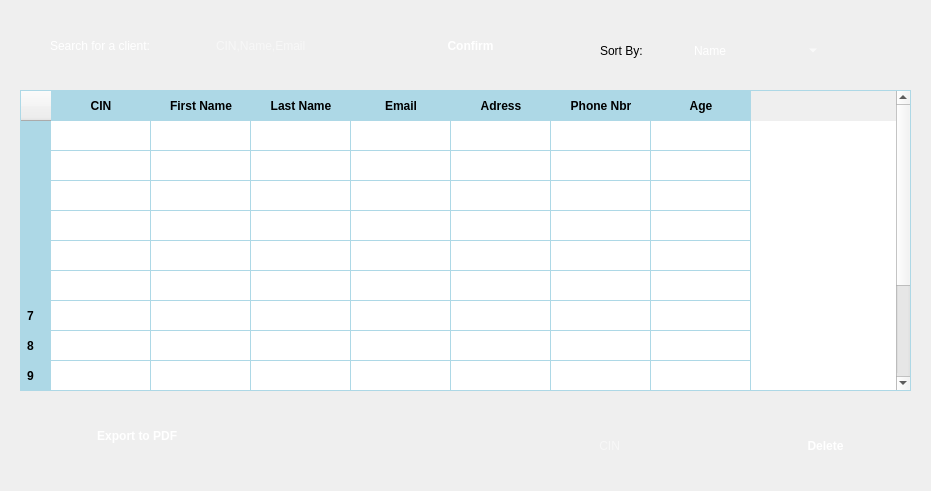
       <widget class="QWidget" name="widget_7" native="true">
        <property name="geometry">
         <rect>
          <x>390</x>
          <y>60</y>
          <width>931</width>
          <height>491</height>
         </rect>
        </property>
        <property name="styleSheet">
         <string notr="true">#widget_7 {
    background: qlineargradient(
        x1:0, y1:0, x2:1, y2:0,

        /* Bleu très clair en entrée */
        stop:0 rgba(90, 150, 255, 70),

        /* Bleu encore plus clair au centre */
        stop:0.5 rgba(140, 190, 255, 60),

        /* Bleu léger et doux en sortie */
        stop:1 rgba(100, 160, 255, 70)
    );

    border-radius: 26px;

    /* contour très discret */
    border: 1px solid rgba(255, 255, 255, 50);

    /* Reflet intérieur très soft (effet verre) */
    box-shadow:
        inset 0 0 35px rgba(255, 255, 255, 30),
        0 0 20px rgba(100, 160, 255, 25);
}
</string>
        </property>
        <widget class="QPushButton" name="pushButton_8">
         <property name="geometry">
          <rect>
           <x>40</x>
           <y>410</y>
           <width>191</width>
           <height>51</height>
          </rect>
         </property>
         <property name="styleSheet">
          <string notr="true">QPushButton {
    color: white;
    font-weight: bold;

    /* forme capsule parfaite */
    padding: 10px 28px;
    border-radius: 22px;

    /* dégradé violet → bleu (identique à la maquette) */
    background: qlineargradient(
        x1:0, y1:0, x2:1, y2:1,
        stop:0 #d147ff,     /* violet clair */
        stop:1 #4a7dff      /* bleu clair */
    );

    border: none;

    /* Glow léger autour du bouton (comme la maquette) */
    box-shadow: 0px 0px 12px rgba(120, 140, 255, 0.45);
}

/* Effet hover : un peu plus lumineux */
QPushButton:hover {
    background: qlineargradient(
        x1:0, y1:0, x2:1, y2:1,
        stop:0 #e66bff,
        stop:1 #6a92ff
    );
}

/* Effet clic : bouton écrasé légèrement */
QPushButton:pressed {
    transform: scale(0.96);
    box-shadow: 0px 0px 6px rgba(120, 140, 255, 0.3);
}
</string>
         </property>
         <property name="text">
          <string> Export to PDF</string>
         </property>
         <property name="icon">
          <iconset>
           <normaloff>ressource/19.png</normaloff>ressource/19.png</iconset>
         </property>
         <property name="iconSize">
          <size>
           <width>37</width>
           <height>37</height>
          </size>
         </property>
        </widget>
        <widget class="QLineEdit" name="c_Line_rech">
         <property name="geometry">
          <rect>
           <x>550</x>
           <y>420</y>
           <width>171</width>
           <height>51</height>
          </rect>
         </property>
         <property name="sizePolicy">
          <sizepolicy hsizetype="Expanding" vsizetype="Expanding">
           <horstretch>0</horstretch>
           <verstretch>0</verstretch>
          </sizepolicy>
         </property>
         <property name="minimumSize">
          <size>
           <width>30</width>
           <height>0</height>
          </size>
         </property>
         <property name="styleSheet">
          <string notr="true">QLineEdit {
    color: white;
    background: transparent;
    padding: 6px 14px;
    border-radius: 18px;

    /* Bordure lumineuse bleu/cyan comme la photo */
    border: 2px solid qlineargradient(
        x1:0, y1:0, x2:1, y2:0,
        stop:0 #00eaff,
        stop:1 #6a7cff
    );
}

/* Effet glow au focus */
QLineEdit:focus {
    border: 2px solid #00eaff;
    box-shadow: 0 0 12px #00eaff;
}
</string>
         </property>
         <property name="placeholderText">
          <string>          CIN</string>
         </property>
        </widget>
        <widget class="QComboBox" name="sort">
         <property name="geometry">
          <rect>
           <x>680</x>
           <y>30</y>
           <width>141</width>
           <height>41</height>
          </rect>
         </property>
         <property name="styleSheet">
          <string notr="true">QComboBox {
    color: white;
    background: transparent;
    padding: 6px 14px;
    border-radius: 18px;

    /* Bordure lumineuse bleu/cyan comme la photo */
    border: 2px solid qlineargradient(
        x1:0, y1:0, x2:1, y2:0,
        stop:0 #00eaff,
        stop:1 #6a7cff
    );
}

/* Effet glow au focus */
QComboBox:focus {
    border: 2px solid #00eaff;
    box-shadow: 0 0 12px #00eaff;
}
</string>
         </property>
         <item>
          <property name="text">
           <string>Name</string>
          </property>
         </item>
         <item>
          <property name="text">
           <string>Adress</string>
          </property>
         </item>
         <item>
          <property name="text">
           <string/>
          </property>
         </item>
        </widget>
        <widget class="QLabel" name="label_8">
         <property name="geometry">
          <rect>
           <x>50</x>
           <y>20</y>
           <width>191</width>
           <height>51</height>
          </rect>
         </property>
         <property name="styleSheet">
          <string notr="true">font: 900 9pt &quot;Swis721 Blk BT&quot;;
color: rgb(255, 255, 255);</string>
         </property>
         <property name="text">
          <string>Search for a client:</string>
         </property>
        </widget>
        <widget class="QPushButton" name="pushButton_4">
         <property name="geometry">
          <rect>
           <x>390</x>
           <y>20</y>
           <width>161</width>
           <height>51</height>
          </rect>
         </property>
         <property name="styleSheet">
          <string notr="true">QPushButton {
    color: white;
    font-weight: bold;

    /* forme capsule parfaite */
    padding: 10px 28px;
    border-radius: 22px;

    /* dégradé violet → bleu (identique à la maquette) */
    background: qlineargradient(
        x1:0, y1:0, x2:1, y2:1,
        stop:0 #d147ff,     /* violet clair */
        stop:1 #4a7dff      /* bleu clair */
    );

    border: none;

    /* Glow léger autour du bouton (comme la maquette) */
    box-shadow: 0px 0px 12px rgba(120, 140, 255, 0.45);
}

/* Effet hover : un peu plus lumineux */
QPushButton:hover {
    background: qlineargradient(
        x1:0, y1:0, x2:1, y2:1,
        stop:0 #e66bff,
        stop:1 #6a92ff
    );
}

/* Effet clic : bouton écrasé légèrement */
QPushButton:pressed {
    transform: scale(0.96);
    box-shadow: 0px 0px 6px rgba(120, 140, 255, 0.3);
}
</string>
         </property>
         <property name="text">
          <string>Confirm</string>
         </property>
         <property name="icon">
          <iconset>
           <normaloff>ressource/12.png</normaloff>ressource/12.png</iconset>
         </property>
         <property name="iconSize">
          <size>
           <width>30</width>
           <height>30</height>
          </size>
         </property>
        </widget>
        <widget class="QLabel" name="label_7">
         <property name="geometry">
          <rect>
           <x>600</x>
           <y>20</y>
           <width>111</width>
           <height>61</height>
          </rect>
         </property>
         <property name="styleSheet">
          <string notr="true">font: 900 9pt &quot;Swis721 Blk BT&quot;;</string>
         </property>
         <property name="text">
          <string>Sort By:</string>
         </property>
        </widget>
        <widget class="QLineEdit" name="rech">
         <property name="geometry">
          <rect>
           <x>200</x>
           <y>20</y>
           <width>171</width>
           <height>51</height>
          </rect>
         </property>
         <property name="styleSheet">
          <string notr="true">QLineEdit {
    color: white;
    background: transparent;
    padding: 6px 14px;
    border-radius: 18px;

    /* Bordure lumineuse bleu/cyan comme la photo */
    border: 2px solid qlineargradient(
        x1:0, y1:0, x2:1, y2:0,
        stop:0 #00eaff,
        stop:1 #6a7cff
    );
}

/* Effet glow au focus */
QLineEdit:focus {
    border: 2px solid #00eaff;
    box-shadow: 0 0 12px #00eaff;
}
</string>
         </property>
         <property name="placeholderText">
          <string>CIN,Name,Email</string>
         </property>
        </widget>
        <widget class="QPushButton" name="c_DEL">
         <property name="geometry">
          <rect>
           <x>740</x>
           <y>420</y>
           <width>171</width>
           <height>51</height>
          </rect>
         </property>
         <property name="styleSheet">
          <string notr="true">QPushButton {
    color: white;
    font-weight: bold;

    /* forme capsule parfaite */
    padding: 10px 28px;
    border-radius: 22px;

    /* dégradé violet → bleu (identique à la maquette) */
    background: qlineargradient(
        x1:0, y1:0, x2:1, y2:1,
        stop:0 #d147ff,     /* violet clair */
        stop:1 #4a7dff      /* bleu clair */
    );

    border: none;

    /* Glow léger autour du bouton (comme la maquette) */
    box-shadow: 0px 0px 12px rgba(120, 140, 255, 0.45);
}

/* Effet hover : un peu plus lumineux */
QPushButton:hover {
    background: qlineargradient(
        x1:0, y1:0, x2:1, y2:1,
        stop:0 #e66bff,
        stop:1 #6a92ff
    );
}

/* Effet clic : bouton écrasé légèrement */
QPushButton:pressed {
    transform: scale(0.96);
    box-shadow: 0px 0px 6px rgba(120, 140, 255, 0.3);
}
</string>
         </property>
         <property name="text">
          <string>Delete</string>
         </property>
         <property name="icon">
          <iconset>
           <normaloff>ressource/20.png</normaloff>ressource/20.png</iconset>
         </property>
         <property name="iconSize">
          <size>
           <width>37</width>
           <height>37</height>
          </size>
         </property>
        </widget>
        <widget class="QTableWidget" name="tab_Client">
         <property name="geometry">
          <rect>
           <x>20</x>
           <y>90</y>
           <width>891</width>
           <height>301</height>
          </rect>
         </property>
         <property name="styleSheet">
          <string notr="true">QTableWidget {
    background-color: white;
	color : black;  
 	alternate-background-color: #E6F2FA;
    gridline-color: #ADD8E6;
    border: 1px solid #ADD8E6;
    selection-background-color: #003271;
    selection-color: white;
    font-family: Segoe UI, Arial;
    font-size: 13px;
}

QHeaderView::section {
    background-color: #ADD8E6;
    color: black;
    padding: 6px;
    border: none;
    font-weight: bold;
}

QTableCornerButton::section {
    background-color: #ADD8E6;
    border: none;
}</string>
         </property>
         <row>
          <property name="text">
           <string/>
          </property>
         </row>
         <row>
          <property name="text">
           <string/>
          </property>
         </row>
         <row>
          <property name="text">
           <string/>
          </property>
         </row>
         <row>
          <property name="text">
           <string/>
          </property>
         </row>
         <row>
          <property name="text">
           <string/>
          </property>
         </row>
         <row>
          <property name="text">
           <string/>
          </property>
         </row>
         <row/>
         <row/>
         <row/>
         <row/>
         <row/>
         <row/>
         <column>
          <property name="text">
           <string>CIN</string>
          </property>
         </column>
         <column>
          <property name="text">
           <string>First Name</string>
          </property>
         </column>
         <column>
          <property name="text">
           <string>Last Name</string>
          </property>
         </column>
         <column>
          <property name="text">
           <string>Email</string>
          </property>
         </column>
         <column>
          <property name="text">
           <string>Adress</string>
          </property>
         </column>
         <column>
          <property name="text">
           <string>Phone Nbr</string>
          </property>
         </column>
         <column>
          <property name="text">
           <string>Age</string>
          </property>
         </column>
         <item row="0" column="0">
          <property name="text">
           <string/>
          </property>
         </item>
         <item row="0" column="1">
          <property name="text">
           <string/>
          </property>
         </item>
         <item row="0" column="2">
          <property name="text">
           <string/>
          </property>
         </item>
         <item row="0" column="3">
          <property name="text">
           <string/>
          </property>
         </item>
         <item row="0" column="4">
          <property name="text">
           <string/>
          </property>
         </item>
         <item row="0" column="5">
          <property name="text">
           <string/>
          </property>
         </item>
         <item row="1" column="0">
          <property name="text">
           <string/>
          </property>
         </item>
         <item row="1" column="1">
          <property name="text">
           <string/>
          </property>
         </item>
         <item row="1" column="2">
          <property name="text">
           <string/>
          </property>
         </item>
         <item row="1" column="3">
          <property name="text">
           <string/>
          </property>
         </item>
         <item row="1" column="4">
          <property name="text">
           <string/>
          </property>
         </item>
         <item row="1" column="5">
          <property name="text">
           <string/>
          </property>
         </item>
         <item row="2" column="0">
          <property name="text">
           <string/>
          </property>
         </item>
         <item row="2" column="1">
          <property name="text">
           <string/>
          </property>
         </item>
         <item row="2" column="2">
          <property name="text">
           <string/>
          </property>
         </item>
         <item row="2" column="3">
          <property name="text">
           <string/>
          </property>
         </item>
         <item row="2" column="4">
          <property name="text">
           <string/>
          </property>
         </item>
         <item row="2" column="5">
          <property name="text">
           <string/>
          </property>
         </item>
         <item row="3" column="0">
          <property name="text">
           <string/>
          </property>
         </item>
         <item row="3" column="1">
          <property name="text">
           <string/>
          </property>
         </item>
         <item row="3" column="2">
          <property name="text">
           <string/>
          </property>
         </item>
         <item row="3" column="3">
          <property name="text">
           <string/>
          </property>
         </item>
         <item row="3" column="4">
          <property name="text">
           <string/>
          </property>
         </item>
         <item row="3" column="5">
          <property name="text">
           <string/>
          </property>
         </item>
         <item row="4" column="0">
          <property name="text">
           <string/>
          </property>
         </item>
         <item row="4" column="1">
          <property name="text">
           <string/>
          </property>
         </item>
         <item row="4" column="2">
          <property name="text">
           <string/>
          </property>
         </item>
         <item row="4" column="3">
          <property name="text">
           <string/>
          </property>
         </item>
         <item row="4" column="4">
          <property name="text">
           <string/>
          </property>
         </item>
         <item row="4" column="5">
          <property name="text">
           <string/>
          </property>
         </item>
         <item row="5" column="0">
          <property name="text">
           <string/>
          </property>
         </item>
         <item row="5" column="1">
          <property name="text">
           <string/>
          </property>
         </item>
         <item row="5" column="2">
          <property name="text">
           <string/>
          </property>
         </item>
         <item row="5" column="3">
          <property name="text">
           <string/>
          </property>
         </item>
         <item row="5" column="4">
          <property name="text">
           <string/>
          </property>
         </item>
         <item row="5" column="5">
          <property name="text">
           <string/>
          </property>
         </item>
        </widget>
        <widget class="QPushButton" name="pushButton_6">
         <property name="geometry">
          <rect>
           <x>1090</x>
           <y>270</y>
           <width>141</width>
           <height>31</height>
          </rect>
         </property>
         <property name="styleSheet">
          <string notr="true">background-color: rgb(255, 255, 255);</string>
         </property>
         <property name="text">
          <string/>
         </property>
        </widget>
        <widget class="QLabel" name="label_67">
         <property name="geometry">
          <rect>
           <x>10</x>
           <y>30</y>
           <width>31</width>
           <height>31</height>
          </rect>
         </property>
         <property name="styleSheet">
          <string notr="true">font-size:18px;
color:#ffffff;
font-weight: bold;</string>
         </property>
         <property name="text">
          <string/>
         </property>
         <property name="pixmap">
          <pixmap>ressource/15.png</pixmap>
         </property>
         <property name="scaledContents">
          <bool>true</bool>
         </property>
        </widget>
        <widget class="QLabel" name="label_68">
         <property name="geometry">
          <rect>
           <x>570</x>
           <y>30</y>
           <width>21</width>
           <height>41</height>
          </rect>
         </property>
         <property name="styleSheet">
          <string notr="true">font-size:18px;
color:#ffffff;
font-weight: bold;</string>
         </property>
         <property name="text">
          <string/>
         </property>
         <property name="pixmap">
          <pixmap>ressource/34.png</pixmap>
         </property>
         <property name="scaledContents">
          <bool>true</bool>
         </property>
        </widget>
       </widget>
